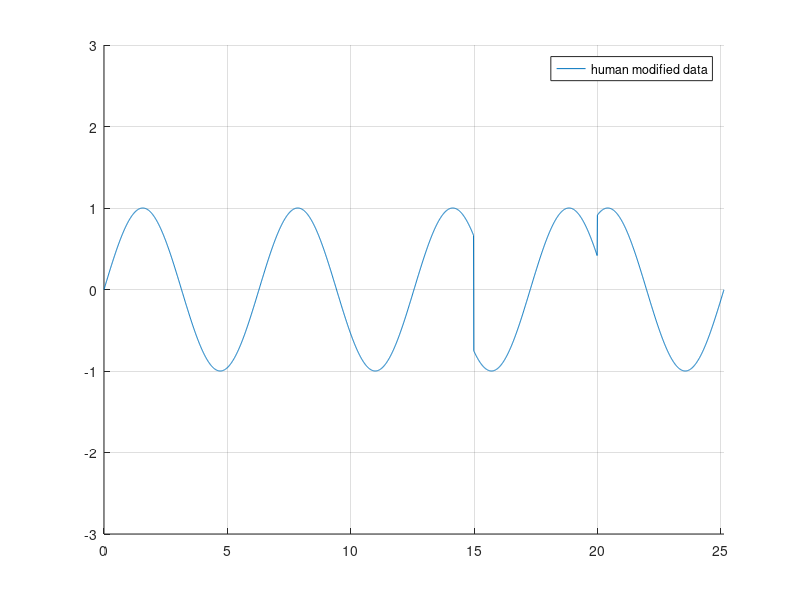

The MATLAB source for this figure: (Note: this script raises an error after producing the figure.)
clf
hold on;
x = 0:0.01:8*pi;
data = [x', sin(x)'];
plot(data(:,1), data(:,2));
axis([0, 8*pi, -3, 3]);
legend('original data');
grid on;

pause;

clf
hold on;

data_length = length(data)
for idx = 1500:2000
    data(idx,2) = cos(data(idx,1));
end;
plot(data(:,1), data(:,2));
axis([0, 8*pi, -3, 3]);
legend('human modified data');
grid on;

pause;

%in this demo, we only use best_so_far_loc while we plot the figure
n = 500;
[best_so_far_dist, best_so_far_loc] = HOTSAX(data(:,2), n, 'nseg 4')

%plot the figure
hold on;
if ~isnan(best_so_far_loc)
    plot_x = data(best_so_far_loc:best_so_far_loc+n, 1);
    plot_y = data(best_so_far_loc:best_so_far_loc+n, 2);
    plot(plot_x,plot_y, 'r');
    legend('human modified data', 'anomaly detect');
end
hold off;